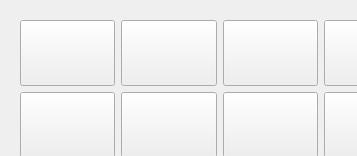
<?xml version="1.0" encoding="UTF-8"?>
<ui version="4.0">
 <class>Dialog</class>
 <widget class="QDialog" name="Dialog">
  <property name="geometry">
   <rect>
    <x>0</x>
    <y>0</y>
    <width>357</width>
    <height>156</height>
   </rect>
  </property>
  <property name="windowTitle">
   <string>Dialog</string>
  </property>
  <widget class="QWidget" name="gridLayoutWidget_2">
   <property name="geometry">
    <rect>
     <x>20</x>
     <y>20</y>
     <width>501</width>
     <height>281</height>
    </rect>
   </property>
   <layout class="QGridLayout" name="gridLayout_botoes">
    <item row="0" column="4">
     <widget class="QPushButton" name="botao_regiao5">
      <property name="sizePolicy">
       <sizepolicy hsizetype="Expanding" vsizetype="Expanding">
        <horstretch>0</horstretch>
        <verstretch>0</verstretch>
       </sizepolicy>
      </property>
      <property name="text">
       <string/>
      </property>
     </widget>
    </item>
    <item row="3" column="3">
     <widget class="QPushButton" name="botao_regiao19">
      <property name="sizePolicy">
       <sizepolicy hsizetype="Expanding" vsizetype="Expanding">
        <horstretch>0</horstretch>
        <verstretch>0</verstretch>
       </sizepolicy>
      </property>
      <property name="text">
       <string/>
      </property>
     </widget>
    </item>
    <item row="1" column="3">
     <widget class="QPushButton" name="botao_regiao9">
      <property name="sizePolicy">
       <sizepolicy hsizetype="Expanding" vsizetype="Expanding">
        <horstretch>0</horstretch>
        <verstretch>0</verstretch>
       </sizepolicy>
      </property>
      <property name="text">
       <string/>
      </property>
     </widget>
    </item>
    <item row="1" column="2">
     <widget class="QPushButton" name="botao_regiao8">
      <property name="sizePolicy">
       <sizepolicy hsizetype="Expanding" vsizetype="Expanding">
        <horstretch>0</horstretch>
        <verstretch>0</verstretch>
       </sizepolicy>
      </property>
      <property name="text">
       <string/>
      </property>
     </widget>
    </item>
    <item row="1" column="0">
     <widget class="QPushButton" name="botao_regiao6">
      <property name="sizePolicy">
       <sizepolicy hsizetype="Expanding" vsizetype="Expanding">
        <horstretch>0</horstretch>
        <verstretch>0</verstretch>
       </sizepolicy>
      </property>
      <property name="text">
       <string/>
      </property>
      <property name="default">
       <bool>false</bool>
      </property>
     </widget>
    </item>
    <item row="0" column="0">
     <widget class="QPushButton" name="botao_regiao1">
      <property name="sizePolicy">
       <sizepolicy hsizetype="Expanding" vsizetype="Expanding">
        <horstretch>0</horstretch>
        <verstretch>0</verstretch>
       </sizepolicy>
      </property>
      <property name="text">
       <string/>
      </property>
     </widget>
    </item>
    <item row="0" column="2">
     <widget class="QPushButton" name="botao_regiao3">
      <property name="sizePolicy">
       <sizepolicy hsizetype="Expanding" vsizetype="Expanding">
        <horstretch>0</horstretch>
        <verstretch>0</verstretch>
       </sizepolicy>
      </property>
      <property name="text">
       <string/>
      </property>
     </widget>
    </item>
    <item row="3" column="1">
     <widget class="QPushButton" name="botao_regiao17">
      <property name="sizePolicy">
       <sizepolicy hsizetype="Expanding" vsizetype="Expanding">
        <horstretch>0</horstretch>
        <verstretch>0</verstretch>
       </sizepolicy>
      </property>
      <property name="text">
       <string/>
      </property>
     </widget>
    </item>
    <item row="0" column="3">
     <widget class="QPushButton" name="botao_regiao4">
      <property name="sizePolicy">
       <sizepolicy hsizetype="Expanding" vsizetype="Expanding">
        <horstretch>0</horstretch>
        <verstretch>0</verstretch>
       </sizepolicy>
      </property>
      <property name="text">
       <string/>
      </property>
     </widget>
    </item>
    <item row="2" column="4">
     <widget class="QPushButton" name="botao_regiao15">
      <property name="sizePolicy">
       <sizepolicy hsizetype="Expanding" vsizetype="Expanding">
        <horstretch>0</horstretch>
        <verstretch>0</verstretch>
       </sizepolicy>
      </property>
      <property name="text">
       <string/>
      </property>
     </widget>
    </item>
    <item row="2" column="3">
     <widget class="QPushButton" name="botao_regiao14">
      <property name="sizePolicy">
       <sizepolicy hsizetype="Expanding" vsizetype="Expanding">
        <horstretch>0</horstretch>
        <verstretch>0</verstretch>
       </sizepolicy>
      </property>
      <property name="text">
       <string/>
      </property>
     </widget>
    </item>
    <item row="3" column="2">
     <widget class="QPushButton" name="botao_regiao18">
      <property name="sizePolicy">
       <sizepolicy hsizetype="Expanding" vsizetype="Expanding">
        <horstretch>0</horstretch>
        <verstretch>0</verstretch>
       </sizepolicy>
      </property>
      <property name="text">
       <string/>
      </property>
     </widget>
    </item>
    <item row="0" column="1">
     <widget class="QPushButton" name="botao_regiao2">
      <property name="sizePolicy">
       <sizepolicy hsizetype="Expanding" vsizetype="Expanding">
        <horstretch>0</horstretch>
        <verstretch>0</verstretch>
       </sizepolicy>
      </property>
      <property name="text">
       <string/>
      </property>
     </widget>
    </item>
    <item row="1" column="1">
     <widget class="QPushButton" name="botao_regiao7">
      <property name="sizePolicy">
       <sizepolicy hsizetype="Expanding" vsizetype="Expanding">
        <horstretch>0</horstretch>
        <verstretch>0</verstretch>
       </sizepolicy>
      </property>
      <property name="text">
       <string/>
      </property>
     </widget>
    </item>
    <item row="2" column="2">
     <widget class="QPushButton" name="botao_regiao13">
      <property name="sizePolicy">
       <sizepolicy hsizetype="Expanding" vsizetype="Expanding">
        <horstretch>0</horstretch>
        <verstretch>0</verstretch>
       </sizepolicy>
      </property>
      <property name="text">
       <string/>
      </property>
     </widget>
    </item>
    <item row="3" column="4">
     <widget class="QPushButton" name="botao_regiao20">
      <property name="sizePolicy">
       <sizepolicy hsizetype="Expanding" vsizetype="Expanding">
        <horstretch>0</horstretch>
        <verstretch>0</verstretch>
       </sizepolicy>
      </property>
      <property name="text">
       <string/>
      </property>
     </widget>
    </item>
    <item row="3" column="0">
     <widget class="QPushButton" name="botao_regiao16">
      <property name="sizePolicy">
       <sizepolicy hsizetype="Expanding" vsizetype="Expanding">
        <horstretch>0</horstretch>
        <verstretch>0</verstretch>
       </sizepolicy>
      </property>
      <property name="text">
       <string/>
      </property>
     </widget>
    </item>
    <item row="2" column="0">
     <widget class="QPushButton" name="botao_regiao11">
      <property name="sizePolicy">
       <sizepolicy hsizetype="Expanding" vsizetype="Expanding">
        <horstretch>0</horstretch>
        <verstretch>0</verstretch>
       </sizepolicy>
      </property>
      <property name="text">
       <string/>
      </property>
     </widget>
    </item>
    <item row="2" column="1">
     <widget class="QPushButton" name="botao_regiao12">
      <property name="sizePolicy">
       <sizepolicy hsizetype="Expanding" vsizetype="Expanding">
        <horstretch>0</horstretch>
        <verstretch>0</verstretch>
       </sizepolicy>
      </property>
      <property name="text">
       <string/>
      </property>
     </widget>
    </item>
    <item row="1" column="4">
     <widget class="QPushButton" name="botao_regiao10">
      <property name="sizePolicy">
       <sizepolicy hsizetype="Expanding" vsizetype="Expanding">
        <horstretch>0</horstretch>
        <verstretch>0</verstretch>
       </sizepolicy>
      </property>
      <property name="text">
       <string/>
      </property>
     </widget>
    </item>
   </layout>
  </widget>
 </widget>
 <resources/>
 <connections>
  <connection>
   <sender>botao_regiao20</sender>
   <signal>clicked()</signal>
   <receiver>Dialog</receiver>
   <slot>botao_clicado_regiao()</slot>
   <hints>
    <hint type="sourcelabel">
     <x>493</x>
     <y>259</y>
    </hint>
    <hint type="destinationlabel">
     <x>541</x>
     <y>265</y>
    </hint>
   </hints>
  </connection>
  <connection>
   <sender>botao_regiao19</sender>
   <signal>clicked()</signal>
   <receiver>Dialog</receiver>
   <slot>botao_clicado_regiao()</slot>
   <hints>
    <hint type="sourcelabel">
     <x>388</x>
     <y>267</y>
    </hint>
    <hint type="destinationlabel">
     <x>479</x>
     <y>312</y>
    </hint>
   </hints>
  </connection>
  <connection>
   <sender>botao_regiao18</sender>
   <signal>clicked()</signal>
   <receiver>Dialog</receiver>
   <slot>botao_clicado_regiao()</slot>
   <hints>
    <hint type="sourcelabel">
     <x>294</x>
     <y>288</y>
    </hint>
    <hint type="destinationlabel">
     <x>350</x>
     <y>318</y>
    </hint>
   </hints>
  </connection>
  <connection>
   <sender>botao_regiao17</sender>
   <signal>clicked()</signal>
   <receiver>Dialog</receiver>
   <slot>botao_clicado_regiao()</slot>
   <hints>
    <hint type="sourcelabel">
     <x>194</x>
     <y>279</y>
    </hint>
    <hint type="destinationlabel">
     <x>258</x>
     <y>318</y>
    </hint>
   </hints>
  </connection>
  <connection>
   <sender>botao_regiao15</sender>
   <signal>clicked()</signal>
   <receiver>Dialog</receiver>
   <slot>botao_clicado_regiao()</slot>
   <hints>
    <hint type="sourcelabel">
     <x>497</x>
     <y>176</y>
    </hint>
    <hint type="destinationlabel">
     <x>536</x>
     <y>184</y>
    </hint>
   </hints>
  </connection>
  <connection>
   <sender>botao_regiao14</sender>
   <signal>clicked()</signal>
   <receiver>Dialog</receiver>
   <slot>botao_clicado_regiao()</slot>
   <hints>
    <hint type="sourcelabel">
     <x>380</x>
     <y>172</y>
    </hint>
    <hint type="destinationlabel">
     <x>544</x>
     <y>159</y>
    </hint>
   </hints>
  </connection>
  <connection>
   <sender>botao_regiao10</sender>
   <signal>clicked()</signal>
   <receiver>Dialog</receiver>
   <slot>botao_clicado_regiao()</slot>
   <hints>
    <hint type="sourcelabel">
     <x>480</x>
     <y>112</y>
    </hint>
    <hint type="destinationlabel">
     <x>534</x>
     <y>119</y>
    </hint>
   </hints>
  </connection>
  <connection>
   <sender>botao_regiao9</sender>
   <signal>clicked()</signal>
   <receiver>Dialog</receiver>
   <slot>botao_clicado_regiao()</slot>
   <hints>
    <hint type="sourcelabel">
     <x>380</x>
     <y>140</y>
    </hint>
    <hint type="destinationlabel">
     <x>545</x>
     <y>84</y>
    </hint>
   </hints>
  </connection>
  <connection>
   <sender>botao_regiao5</sender>
   <signal>clicked()</signal>
   <receiver>Dialog</receiver>
   <slot>botao_clicado_regiao()</slot>
   <hints>
    <hint type="sourcelabel">
     <x>497</x>
     <y>50</y>
    </hint>
    <hint type="destinationlabel">
     <x>544</x>
     <y>48</y>
    </hint>
   </hints>
  </connection>
  <connection>
   <sender>botao_regiao4</sender>
   <signal>clicked()</signal>
   <receiver>Dialog</receiver>
   <slot>botao_clicado_regiao()</slot>
   <hints>
    <hint type="sourcelabel">
     <x>381</x>
     <y>39</y>
    </hint>
    <hint type="destinationlabel">
     <x>480</x>
     <y>13</y>
    </hint>
   </hints>
  </connection>
  <connection>
   <sender>botao_regiao3</sender>
   <signal>clicked()</signal>
   <receiver>Dialog</receiver>
   <slot>botao_clicado_regiao()</slot>
   <hints>
    <hint type="sourcelabel">
     <x>294</x>
     <y>48</y>
    </hint>
    <hint type="destinationlabel">
     <x>340</x>
     <y>12</y>
    </hint>
   </hints>
  </connection>
  <connection>
   <sender>botao_regiao2</sender>
   <signal>clicked()</signal>
   <receiver>Dialog</receiver>
   <slot>botao_clicado_regiao()</slot>
   <hints>
    <hint type="sourcelabel">
     <x>191</x>
     <y>48</y>
    </hint>
    <hint type="destinationlabel">
     <x>222</x>
     <y>5</y>
    </hint>
   </hints>
  </connection>
  <connection>
   <sender>botao_regiao13</sender>
   <signal>clicked()</signal>
   <receiver>Dialog</receiver>
   <slot>botao_clicado_regiao()</slot>
   <hints>
    <hint type="sourcelabel">
     <x>276</x>
     <y>201</y>
    </hint>
    <hint type="destinationlabel">
     <x>238</x>
     <y>322</y>
    </hint>
   </hints>
  </connection>
  <connection>
   <sender>botao_regiao8</sender>
   <signal>clicked()</signal>
   <receiver>Dialog</receiver>
   <slot>botao_clicado_regiao()</slot>
   <hints>
    <hint type="sourcelabel">
     <x>283</x>
     <y>126</y>
    </hint>
    <hint type="destinationlabel">
     <x>214</x>
     <y>313</y>
    </hint>
   </hints>
  </connection>
  <connection>
   <sender>botao_regiao12</sender>
   <signal>clicked()</signal>
   <receiver>Dialog</receiver>
   <slot>botao_clicado_regiao()</slot>
   <hints>
    <hint type="sourcelabel">
     <x>178</x>
     <y>209</y>
    </hint>
    <hint type="destinationlabel">
     <x>169</x>
     <y>310</y>
    </hint>
   </hints>
  </connection>
  <connection>
   <sender>botao_regiao7</sender>
   <signal>clicked()</signal>
   <receiver>Dialog</receiver>
   <slot>botao_clicado_regiao()</slot>
   <hints>
    <hint type="sourcelabel">
     <x>159</x>
     <y>141</y>
    </hint>
    <hint type="destinationlabel">
     <x>133</x>
     <y>323</y>
    </hint>
   </hints>
  </connection>
  <connection>
   <sender>botao_regiao16</sender>
   <signal>clicked()</signal>
   <receiver>Dialog</receiver>
   <slot>botao_clicado_regiao()</slot>
   <hints>
    <hint type="sourcelabel">
     <x>57</x>
     <y>273</y>
    </hint>
    <hint type="destinationlabel">
     <x>10</x>
     <y>269</y>
    </hint>
   </hints>
  </connection>
  <connection>
   <sender>botao_regiao11</sender>
   <signal>clicked()</signal>
   <receiver>Dialog</receiver>
   <slot>botao_clicado_regiao()</slot>
   <hints>
    <hint type="sourcelabel">
     <x>28</x>
     <y>195</y>
    </hint>
    <hint type="destinationlabel">
     <x>9</x>
     <y>196</y>
    </hint>
   </hints>
  </connection>
  <connection>
   <sender>botao_regiao6</sender>
   <signal>clicked()</signal>
   <receiver>Dialog</receiver>
   <slot>botao_clicado_regiao()</slot>
   <hints>
    <hint type="sourcelabel">
     <x>31</x>
     <y>115</y>
    </hint>
    <hint type="destinationlabel">
     <x>10</x>
     <y>119</y>
    </hint>
   </hints>
  </connection>
  <connection>
   <sender>botao_regiao1</sender>
   <signal>clicked()</signal>
   <receiver>Dialog</receiver>
   <slot>botao_clicado_regiao()</slot>
   <hints>
    <hint type="sourcelabel">
     <x>95</x>
     <y>41</y>
    </hint>
    <hint type="destinationlabel">
     <x>13</x>
     <y>14</y>
    </hint>
   </hints>
  </connection>
 </connections>
 <slots>
  <slot>botao_clicado_regiao()</slot>
 </slots>
</ui>
